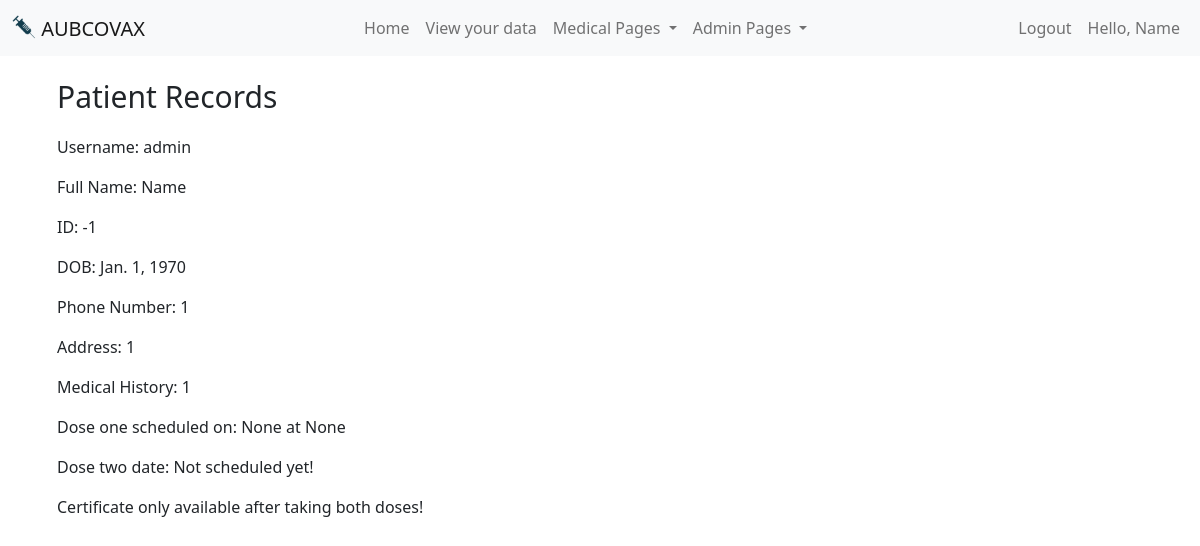
/patientInfo/ (signed in), run on an earlier commit of the app's database.
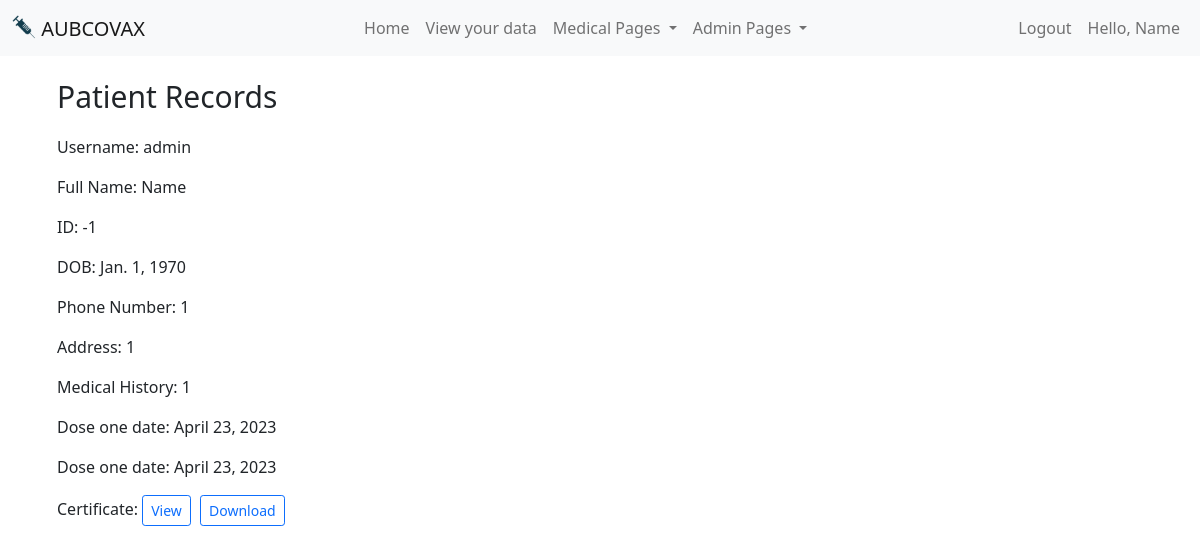
And on a later commit of the database.
### main/models.py (models this page shows)
class Account(AbstractBaseUser, PermissionsMixin):
    username=models.CharField(max_length=200, unique=True)
    isMedicalStaff = models.BooleanField(default=False)
    isAdmin = models.BooleanField(default=False)
    name = models.CharField(max_length=200)
    email = models.EmailField(unique=False)
    DOB = models.DateField()
    ID_nbr = models.IntegerField(unique=True)
    phone_nbr = models.IntegerField(unique=True)
    address = models.CharField(max_length=200)
    medical_history = models.TextField()
    doseOne = models.BooleanField(default=False)
    doseOneDate = models.DateField(null=True, blank=True)
    doseOneTime=models.CharField(max_length=200, null=True, blank=True)
    doseTwo = models.BooleanField(default=False)
    doseTwoDate = models.DateField(null=True, blank=True)
    doseTwoTime=models.CharField(max_length=200, null=True, blank=True)
    is_staff=models.BooleanField(default=False)
    is_active=models.BooleanField(default=True)
    objects = MyUserManager()
    USERNAME_FIELD = 'username'
    REQUIRED_FIELDS = ['name', 'email', 'isMedicalStaff', 'isAdmin', 'DOB', 'ID_nbr', 'phone_nbr', 'address', 'medical_history']
    def __str__(self):
        return self.username

### main/views.py (the view)
# urls.py: path('patientInfo/', views.patientInfo, name='patientInfo'),
def patientInfo(request):
    if not request.user.is_authenticated:
        return render(request, 'notAllowed.html')
    return render(request, 'patientInfo.html')

### main/templates/patientInfo.html (shortened to what this page needs)
{% extends 'base.html' %}
{% block content %}
<div class="infopagecontainer">
    <h1>Patient Records</h1>
    <p>Username: {{ user }} </p>
    <p>Full Name: {{user.name}}</p>
    <p>ID: {{user.ID_nbr}}</p>
    <p>DOB: {{user.DOB}}</p>
    <p>Phone Number: {{user.phone_nbr}} </p>
    <p>Address: {{user.address}} </p>
    <p>Medical History: {{user.medical_history}} </p>
    {%if user.doseOne %}
    <p>Dose one date: {{user.doseOneDate}} </p>
    {%else%}
    <p>Dose one scheduled on: {{user.doseOneDate}} at {{user.doseOneTime}}</p>
    {%endif%}
    {% if user.doseTwoDate == None %}
    <p>Dose two date: Not scheduled yet!</p>
    {% else %}
    {%if user.doseTwo %}
    <p>Dose one date: {{user.doseTwoDate}} </p>
    {%else%}
    <p>Dose two scheduled on: {{user.doseTwoDate}} at {{user.doseTwoTime}}</p>
    {%endif%}
    {% endif %}
    {% if user.doseOne and user.doseTwo %}
    <p>Certificate:
        <a class="btn btn-sm btn-outline-primary" style="margin-right: 5px;" href="/viewCertificate">View</a>
        <button class="btn btn-sm btn-outline-primary" onclick="generatePDF()">Download</button>
    </p>
                    {% load static %}
                    {% load static %}
    {% else %}
    <p>Certificate only available after taking both doses!</p>
    {% endif %}
</div>
{% endblock %}

### main/templates/base.html (shortened to what this page needs)
<!doctype html>
<html lang="en">
  <head>
    <link href="https://cdn.jsdelivr.net/npm/bootstrap@5.0.2/dist/css/bootstrap.min.css" rel="stylesheet">
    {% load static %}
  </head>
  <body>
    <nav class="navbar navbar-expand-md navbar-light bg-light mb-2">
      <div class="container-fluid">
        <a class="navbar-brand mb-0 h1" href="/">
          <img src="{% static '/vaccine.png' %}" alt="" width="24px" height="24px" class="d-inline-block align-text-top">
          AUBCOVAX
        </a>
        <div class="collapse navbar-collapse" id="navbarSupportedContent">
          <ul class="navbar-nav me-auto mb-lg-0" style="margin-left: auto;">
            <li class="nav-item">
              <a class="nav-link" href="/">Home</a>
            </li>
            {% if user.is_authenticated %}
            <li class="nav-item">
              <a class="nav-link" href="/patientInfo">View your data</a>
            </li>
            {% endif %}
            {% if user.isMedicalStaff %}
            <li class="nav-item dropdown">
              <a class="nav-link dropdown-toggle" href="#" id="navbarDropdown" role="button" data-bs-toggle="dropdown" aria-expanded="false">
                Medical Pages
              </a>
            </li>
            {% endif %}
            {% if user.isAdmin %}
            <li class="nav-item dropdown">
              <a class="nav-link dropdown-toggle" href="#" id="navbarDropdown" role="button" data-bs-toggle="dropdown" aria-expanded="false">
                Admin Pages
              </a>
            </li>
            {% endif %}
          </ul>
          <ul class="navbar-nav ml-auto">
            {% if user.is_authenticated %}
            <li class="nav-item">
              <a class="nav-link" href="/logout">Logout</a>
            </li>
            <li class="nav-item">
              <a class="nav-link" href="/patientInfo">Hello, {{user.name}}</a>
            </li>
            {% endif %}
        </div>
      </div>
    </nav>
    <div class="container-sm mb-4">
      {% block content %}
      {% endblock %}
    </div>
  </body>
</html>

What changed in the data, as far as the page shows it:
changed Account "Name": doseOne False → True (drawn); doseTwoDate (not shown) → "April 23, 2023"; doseOneDate "None" → "April 23, 2023"; doseOneTime "None" → (not shown)
Also different on the page:
text no longer shown: "Dose one scheduled on: at Dose two date: Not scheduled yet! Certificate only available after taking both doses!"
text now shown: "Dose one date: Dose one date: Certificate: View Download"
